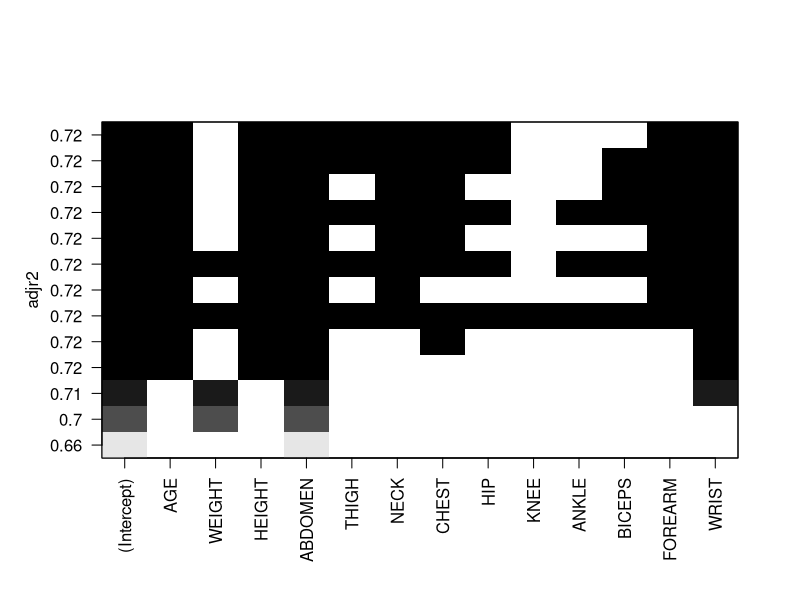
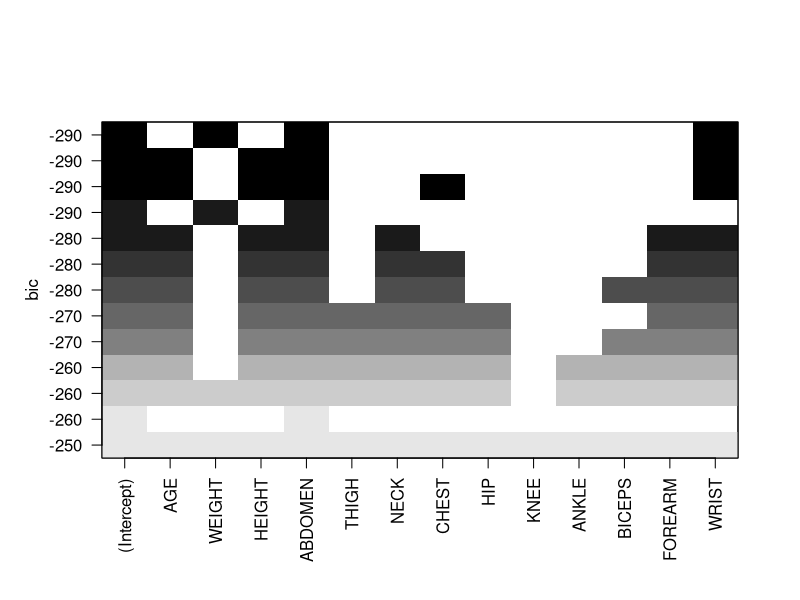
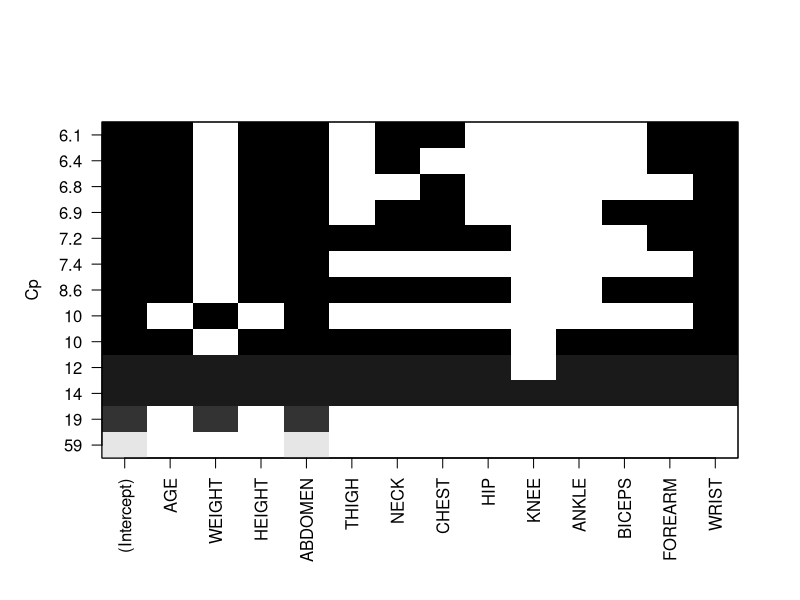
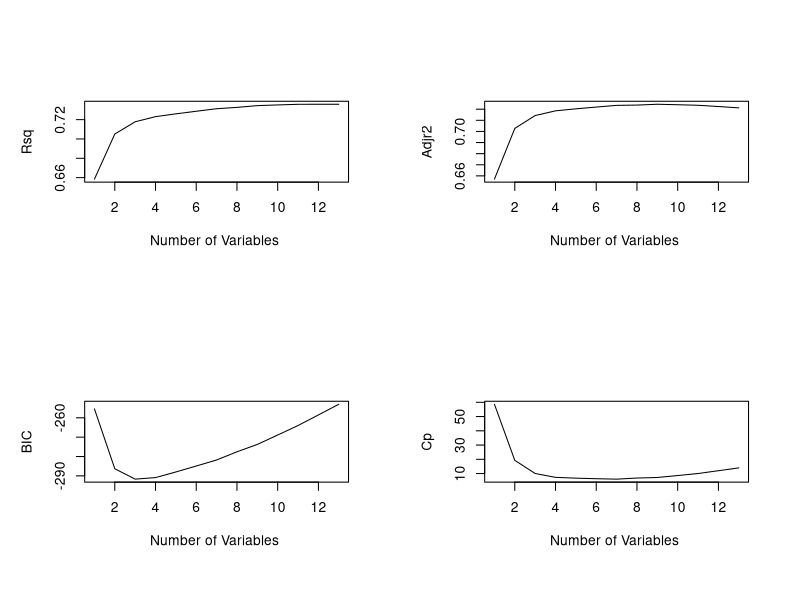
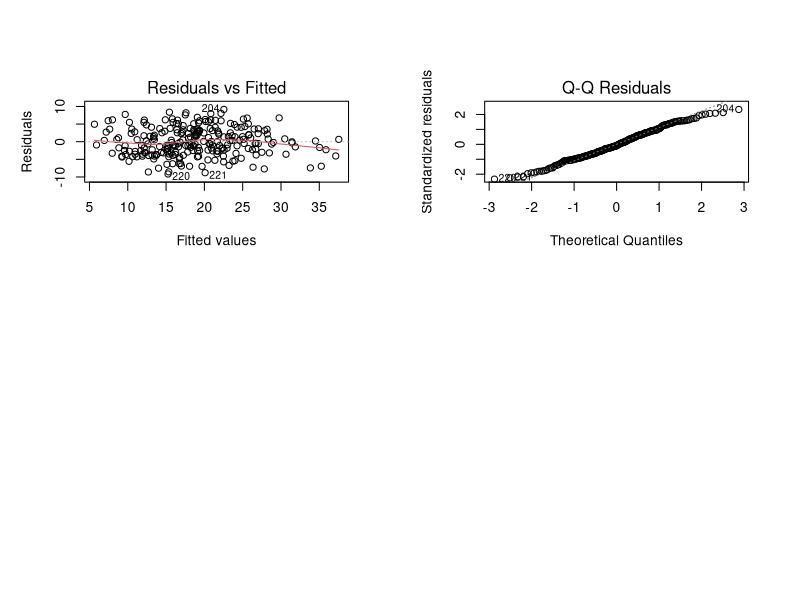

Source code (R) for these figures, in order:
setwd("~/Desktop/628/Project 1")
d = read.csv("Clean_data.csv")
head(d)
summary(d)
attach(d)
names(d)

## Best subset
if(!require(leaps))  install.packages("leaps")  
library(leaps)
fit =  regsubsets(BODYFAT~AGE+WEIGHT+HEIGHT+
                    ABDOMEN+THIGH+NECK+CHEST+
                    HIP+KNEE+ANKLE+BICEPS+FOREARM+WRIST,data = d,nvmax = 13)  

reg.sum = summary(fit)


plot(fit,scale = "adjr2")
plot(fit,scale = "bic")
plot(fit,scale = "Cp")

par(mfrow = c(2,2))
plot(reg.sum$rsq,xlab="Number of Variables ",ylab="Rsq",type = "l")
plot(reg.sum$adjr2,xlab="Number of Variables ",ylab="Adjr2",type = "l")
plot(reg.sum$bic,xlab="Number of Variables ",ylab="BIC",type = "l")
plot(reg.sum$cp,xlab="Number of Variables ",ylab="Cp",type = "l")


Finalmodel = lm(BODYFAT ~ WEIGHT + ABDOMEN + WRIST,data = d)
summary(Finalmodel)
plot(Finalmodel,c(1,2))
